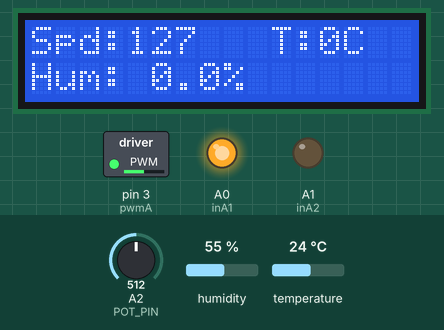
A program run on a simulated Arduino Uno, built with avr-gcc and run on an emulated ATmega328P. Parts: 16×2 character LCD, switched loads named in the program (green lamp = pin HIGH), output pins drawn as LEDs (lit = HIGH). The test bench sets the inputs (shaded band); at power-on: A2 (POT_PIN) = 512, humidity 55 %, temperature 24 °C. What the program prints to the serial monitor is not drawn.

Above: at 1.2 s.
1.3 s: A2 (POT_PIN) set to 716
At 3.1 s:
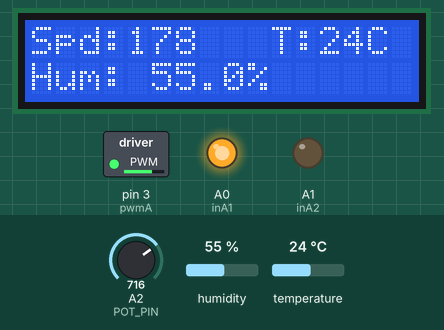
3.6 s: A2 (POT_PIN) set to 415
At 4.9 s:
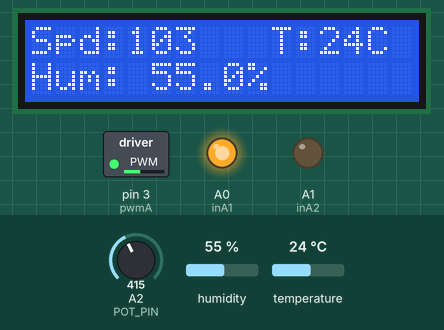
5.2 s: A2 (POT_PIN) set to 393
At 6.3 s:
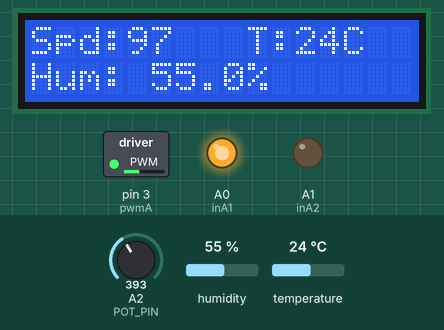
6.7 s: A2 (POT_PIN) set to 122
At 7.3 s:
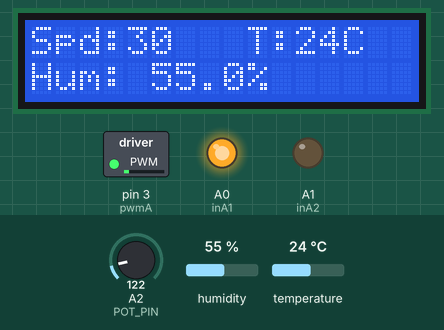
8.2 s: humidity set to 22 %
At 9.4 s:
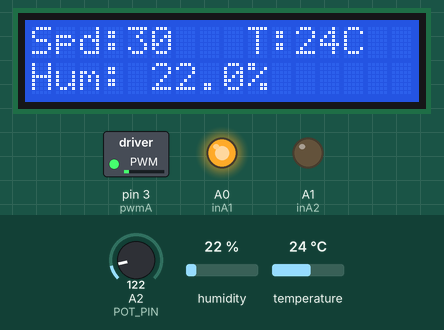
9.7 s: temperature set to 12 °C
At 11.0 s:
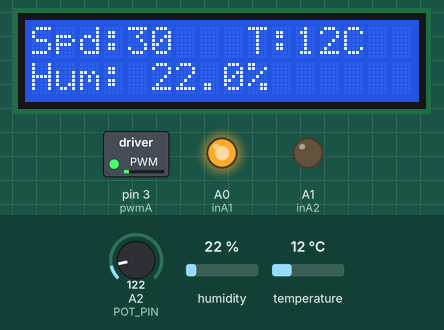
Timing chart, 0 to 12.7 s (numbered marks = the images above; inputs shaded):
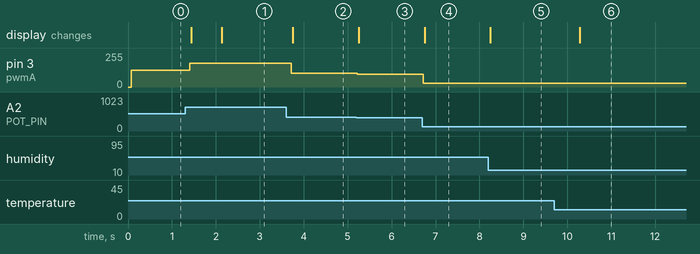

The program:

main.cpp
```cpp
#include <Arduino.h>
#include "DHT.h"
#include <Wire.h>
#include <LiquidCrystal_I2C.h>

LiquidCrystal_I2C lcd(0x27, 16, 2);

// DHT Sensor
#define DHTPIN A3      // Broche à laquelle le capteur est connecté
#define DHTTYPE DHT11   // Définir le type de capteur
DHT dht(DHTPIN, DHTTYPE);


// Motor A pins
const int pwmA = 3;     // ENA pin on L298N, must be PWM pin
const int inA1 = A0;    // IN1
const int inA2 = A1;    // IN2

// Potentiometer pin
const int POT_PIN = A2; // Middle pin of potentiometer

void setup() {
  Serial.begin(9600);
  dht.begin();

  lcd.init();        // Start LCD
  lcd.backlight();   // Turn on backlight
  lcd.setCursor(0, 0);
  lcd.print("System Ready...");

  pinMode(pwmA, OUTPUT);
  pinMode(inA1, OUTPUT);
  pinMode(inA2, OUTPUT);

  // Direction forward
  digitalWrite(inA1, HIGH);
  digitalWrite(inA2, LOW);
}

void loop() {
  // Read potentiometer value: 0 to 1023
  int sensorValue = analogRead(POT_PIN);

  // Convert potentiometer value to motor speed: 0 to 255
  int motorSpeed = map(sensorValue, 0, 1023, 0, 255);

  // Safety limit
  motorSpeed = constrain(motorSpeed, 0, 255);

  // Send PWM speed to motor
  analogWrite(pwmA, motorSpeed);

  // Serial monitor
  Serial.print("Sensor: ");
  Serial.print(sensorValue);
  Serial.print(" | Speed: ");
  Serial.println(motorSpeed);

  // Read DHT sensor non-blocking (every 2 seconds)
  static unsigned long lastDHTRead = 0;
  static float lastH = 0.0;
  static float lastT = 0.0;

  if (millis() - lastDHTRead >= 2000) {
    lastDHTRead = millis();
    float h = dht.readHumidity();
    float t = dht.readTemperature();

    if (isnan(h) || isnan(t)) {
      Serial.println("Échec de lecture !");
    } else {
      lastH = h;
      lastT = t;
      Serial.print("Humidité: ");
      Serial.print(h);
      Serial.print(" %\t");
      Serial.print("Température: ");
      Serial.print(t);
      Serial.println(" *C");
    }
  }

  // Update LCD Display
  lcd.setCursor(0, 0);
  lcd.print("Spd:");
  lcd.print(motorSpeed);
  lcd.print("   T:");
  lcd.print((int)lastT);
  lcd.print("C  "); // Padding to overwrite remaining digits

  lcd.setCursor(0, 1);
  lcd.print("Hum: ");
  lcd.print(lastH, 1);
  lcd.print("%        ");

  delay(100);
}
```

Measured:
- after the input at 1.3 s, pin 3 (pwmA): 127/255 → 178/255 after 0.11 s; the display: first changes after 0.14 s (image 1 shows a later state)
- after the input at 3.6 s, pin 3 (pwmA): 178/255 → 103/255 after 0.12 s; the display: changes after 0.15 s (image 2)
- after the input at 5.2 s, pin 3 (pwmA): 103/255 → 97/255 at once; the display: changes after 0.06 s (image 3)
- after the input at 6.7 s, pin 3 (pwmA): 97/255 → 30/255 at once; the display: changes after 0.05 s (image 4)
- after the input at 8.2 s, the display: changes after 0.05 s (image 5)
- after the input at 9.7 s, the display: changes after 0.58 s (image 6)
